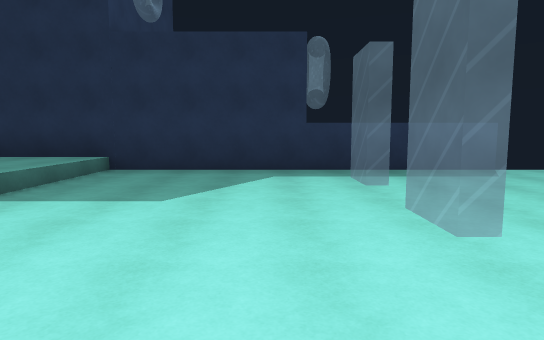
view 1 (above)

16 first-person views from a walk through a scene from a Unity 3-D project. The camera is 1.5 m above the floor, tilts 6° down and sees 75° across. The floor is counted in squares, 2 m on a side. Each view is taken from the middle of a square. On the plan, view 1 faces up. The plan holds only what a view shows up to about 11 squares ahead; the rest is blank. The place goes on beyond the plan.

view 2
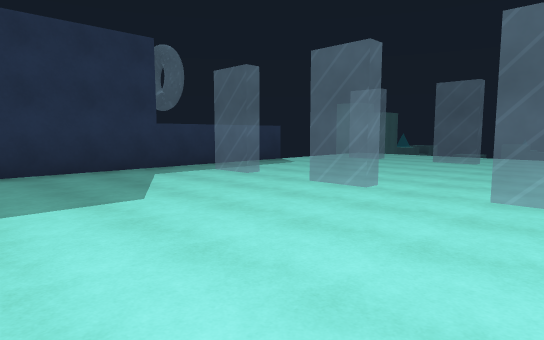

view 3
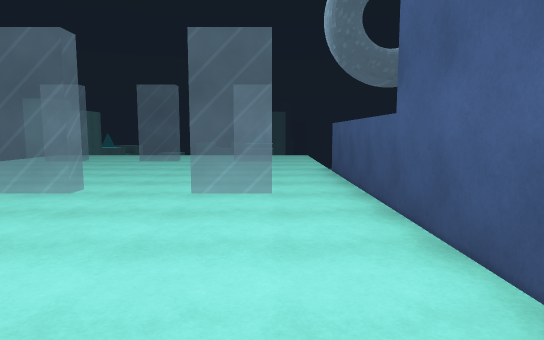

view 4
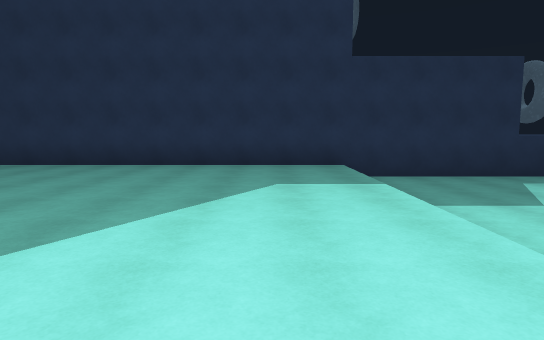

view 5
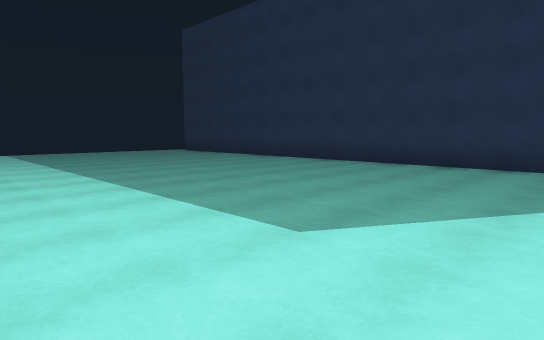

view 6
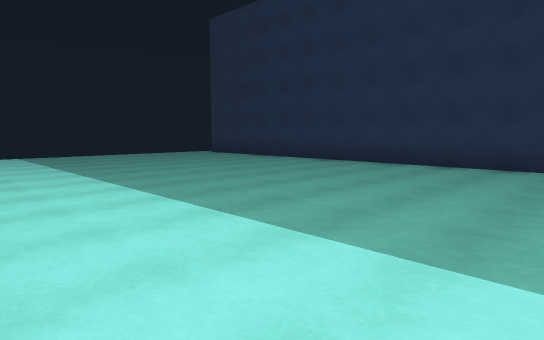

view 7
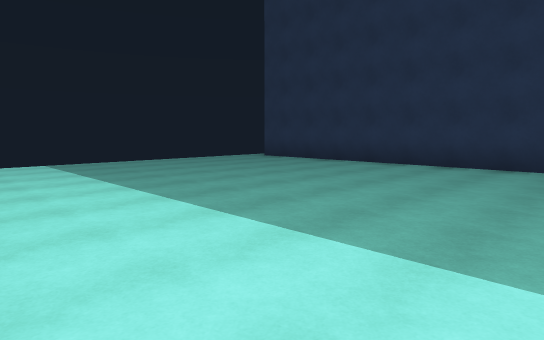

view 8
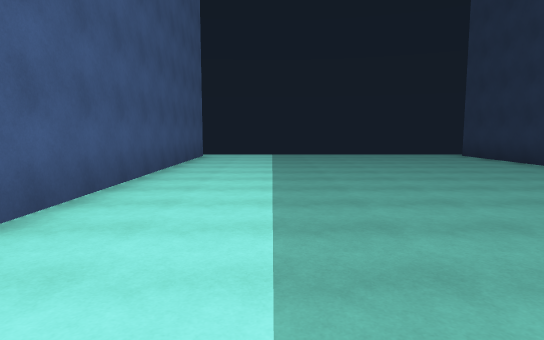

view 9
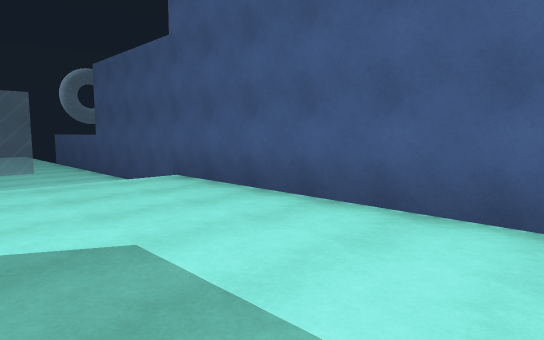

view 10
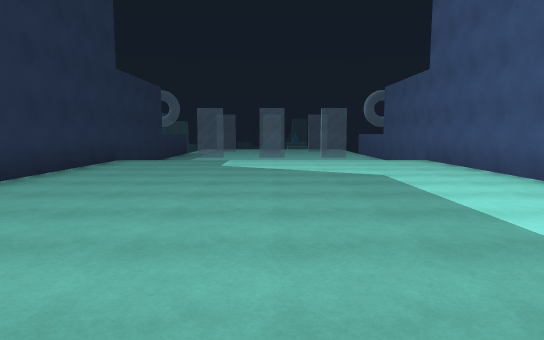

view 11
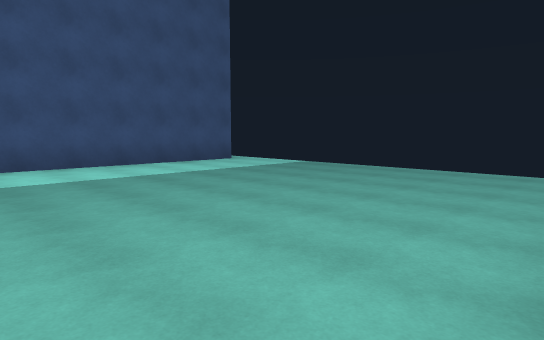

view 12
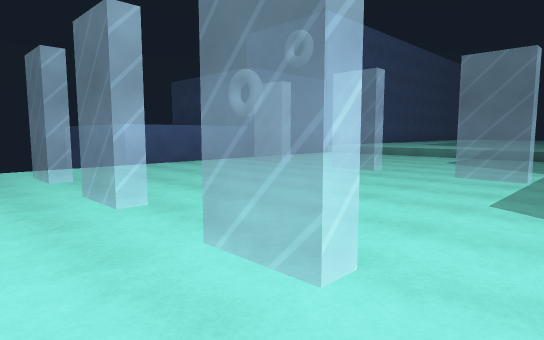

view 13
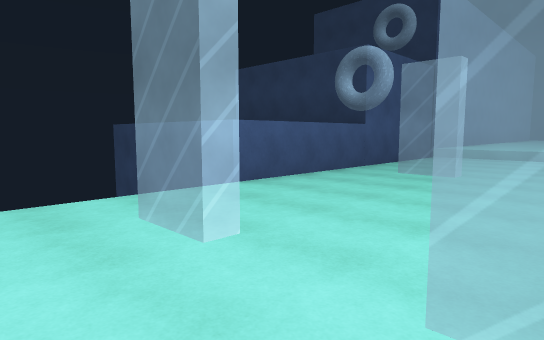

view 14
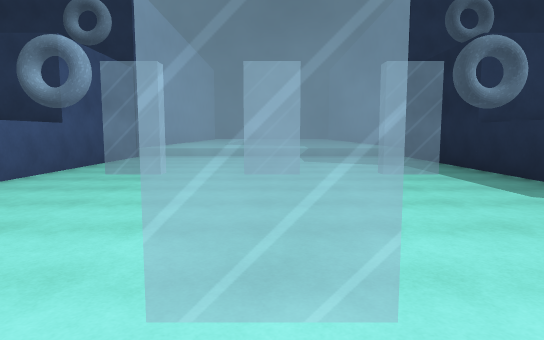

view 15
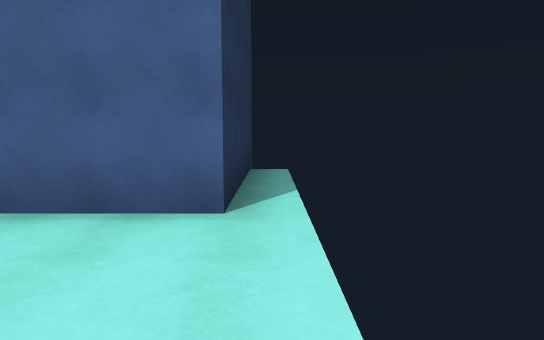

view 16
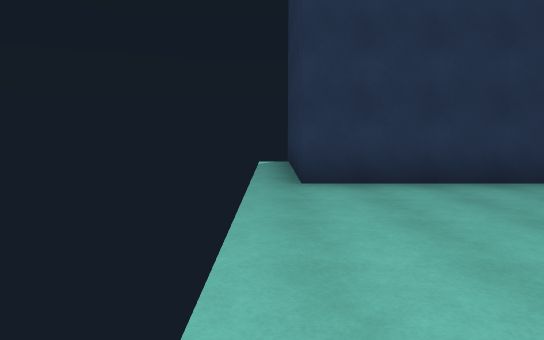

### Floor plan
Key: @ floor where view 1 was taken; # wall or solid block; . main floor; - floor 0.5 m lower than the main floor; = window, fence, low wall or low ledge; ^ raised ledge.
Columns run from 19 left of view 1 to 8 right of it. Each row starts with its distance up from view 1.
 12 ##
 11 .#
 10 .#
  9 .#
  8 .################### ^^^
  7 ................------------
  6 ................------------
  5 ................-----=----=-
  4 ................------------
  3 ................-----=----=-
  2 ................------------
  1 ................------------
  0 ................---@-=----=-
 -1 ................------------
 -2 .################### ^^^
 -3 .#                     ^
 -4 .#                     ^
 -5 .#                     ^
 -6 ##                     ^

Positions as (right, up) in squares from view 1, and headings:
1: (0, 0), facing up
2: (-3, 0), facing up-right
3: (-3, 0), facing right
4: (-5, -1), facing up
5: (-5, -1), facing up-left
6: (-7, -1), facing up-left
7: (-10, -1), facing up-left
8: (-7, 1), facing left
9: (-9, 2), facing down-right
10: (-13, 3), facing right
11: (-12, 7), facing down-left
12: (8, 7), facing down-left
13: (8, 3), facing down-left
14: (8, 3), facing left
15: (-19, 2), facing down
16: (-19, 2), facing up
